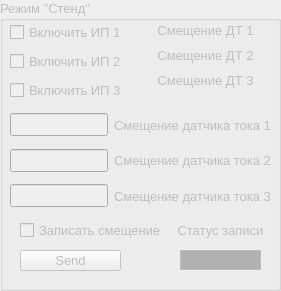
   <widget class="QGroupBox" name="standModeGroubBox">
    <property name="enabled">
     <bool>false</bool>
    </property>
    <property name="geometry">
     <rect>
      <x>20</x>
      <y>400</y>
      <width>281</width>
      <height>291</height>
     </rect>
    </property>
    <property name="font">
     <font>
      <pointsize>10</pointsize>
     </font>
    </property>
    <property name="title">
     <string>Режим &quot;Стенд&quot;</string>
    </property>
    <widget class="QWidget" name="layoutWidget">
     <property name="geometry">
      <rect>
       <x>10</x>
       <y>20</y>
       <width>121</width>
       <height>86</height>
      </rect>
     </property>
     <layout class="QVBoxLayout" name="turnOnOffVL">
      <item>
       <widget class="QCheckBox" name="psCheckBox_1">
        <property name="text">
         <string>Включить ИП 1</string>
        </property>
       </widget>
      </item>
      <item>
       <widget class="QCheckBox" name="psCheckBox_2">
        <property name="text">
         <string>Включить ИП 2</string>
        </property>
       </widget>
      </item>
      <item>
       <widget class="QCheckBox" name="psCheckBox_3">
        <property name="text">
         <string>Включить ИП 3</string>
        </property>
       </widget>
      </item>
     </layout>
    </widget>
    <widget class="QWidget" name="layoutWidget">
     <property name="geometry">
      <rect>
       <x>10</x>
       <y>110</y>
       <width>261</width>
       <height>101</height>
      </rect>
     </property>
     <layout class="QVBoxLayout" name="currentSensorVL">
      <item>
       <layout class="QHBoxLayout" name="currentSensorHL_1">
        <item>
         <widget class="QLineEdit" name="currentSensorLineEdit_1">
          <property name="enabled">
           <bool>false</bool>
          </property>
          <property name="alignment">
           <set>Qt::AlignRight|Qt::AlignTrailing|Qt::AlignVCenter</set>
          </property>
         </widget>
        </item>
        <item>
         <widget class="QLabel" name="currentSensorLabel_1">
          <property name="font">
           <font>
            <pointsize>10</pointsize>
           </font>
          </property>
          <property name="text">
           <string>Смещение датчика тока 1</string>
          </property>
         </widget>
        </item>
       </layout>
      </item>
      <item>
       <layout class="QHBoxLayout" name="currentSensorHL_2">
        <item>
         <widget class="QLineEdit" name="currentSensorLineEdit_2">
          <property name="enabled">
           <bool>false</bool>
          </property>
          <property name="alignment">
           <set>Qt::AlignRight|Qt::AlignTrailing|Qt::AlignVCenter</set>
          </property>
         </widget>
        </item>
        <item>
         <widget class="QLabel" name="currentSensorLabel_2">
          <property name="font">
           <font>
            <pointsize>10</pointsize>
           </font>
          </property>
          <property name="text">
           <string>Смещение датчика тока 2</string>
          </property>
         </widget>
        </item>
       </layout>
      </item>
      <item>
       <layout class="QHBoxLayout" name="currentSensorHL_3">
        <item>
         <widget class="QLineEdit" name="currentSensorLineEdit_3">
          <property name="enabled">
           <bool>false</bool>
          </property>
          <property name="text">
           <string/>
          </property>
          <property name="alignment">
           <set>Qt::AlignRight|Qt::AlignTrailing|Qt::AlignVCenter</set>
          </property>
         </widget>
        </item>
        <item>
         <widget class="QLabel" name="currentSensorLabel_3">
          <property name="font">
           <font>
            <pointsize>10</pointsize>
           </font>
          </property>
          <property name="text">
           <string>Смещение датчика тока 3</string>
          </property>
         </widget>
        </item>
       </layout>
      </item>
     </layout>
    </widget>
    <widget class="QPushButton" name="powerSourceOnOffPushButton">
     <property name="geometry">
      <rect>
       <x>20</x>
       <y>250</y>
       <width>101</width>
       <height>21</height>
      </rect>
     </property>
     <property name="text">
      <string>Send</string>
     </property>
     <property name="autoDefault">
      <bool>false</bool>
     </property>
    </widget>
    <widget class="QCheckBox" name="powerSourceOnOffCheckBox">
     <property name="geometry">
      <rect>
       <x>20</x>
       <y>220</y>
       <width>161</width>
       <height>21</height>
      </rect>
     </property>
     <property name="text">
      <string>Записать смещение</string>
     </property>
    </widget>
    <widget class="QLabel" name="currentSensorOffsetLabel_1">
     <property name="geometry">
      <rect>
       <x>140</x>
       <y>20</y>
       <width>131</width>
       <height>21</height>
      </rect>
     </property>
     <property name="font">
      <font>
       <pointsize>10</pointsize>
      </font>
     </property>
     <property name="text">
      <string>Смещение ДТ 1</string>
     </property>
     <property name="alignment">
      <set>Qt::AlignCenter</set>
     </property>
    </widget>
    <widget class="QLabel" name="currentSensorOffsetLabel_2">
     <property name="geometry">
      <rect>
       <x>140</x>
       <y>40</y>
       <width>131</width>
       <height>31</height>
      </rect>
     </property>
     <property name="font">
      <font>
       <pointsize>10</pointsize>
      </font>
     </property>
     <property name="text">
      <string>Смещение ДТ 2</string>
     </property>
     <property name="alignment">
      <set>Qt::AlignCenter</set>
     </property>
    </widget>
    <widget class="QLabel" name="currentSensorOffsetLabel_3">
     <property name="geometry">
      <rect>
       <x>140</x>
       <y>70</y>
       <width>131</width>
       <height>21</height>
      </rect>
     </property>
     <property name="font">
      <font>
       <pointsize>10</pointsize>
      </font>
     </property>
     <property name="text">
      <string>Смещение ДТ 3</string>
     </property>
     <property name="alignment">
      <set>Qt::AlignCenter</set>
     </property>
    </widget>
    <widget class="QFrame" name="currentSensorOffsetStateFrame">
     <property name="geometry">
      <rect>
       <x>180</x>
       <y>250</y>
       <width>81</width>
       <height>20</height>
      </rect>
     </property>
     <property name="autoFillBackground">
      <bool>false</bool>
     </property>
     <property name="styleSheet">
      <string notr="true">background-color: rgb(177, 177, 177);</string>
     </property>
     <property name="frameShape">
      <enum>QFrame::Box</enum>
     </property>
     <property name="frameShadow">
      <enum>QFrame::Plain</enum>
     </property>
    </widget>
    <widget class="QLabel" name="currentSensorOffsetStateLabel">
     <property name="geometry">
      <rect>
       <x>170</x>
       <y>220</y>
       <width>101</width>
       <height>21</height>
      </rect>
     </property>
     <property name="font">
      <font>
       <pointsize>10</pointsize>
      </font>
     </property>
     <property name="layoutDirection">
      <enum>Qt::RightToLeft</enum>
     </property>
     <property name="text">
      <string>Статус записи</string>
     </property>
     <property name="alignment">
      <set>Qt::AlignCenter</set>
     </property>
    </widget>
   </widget>
